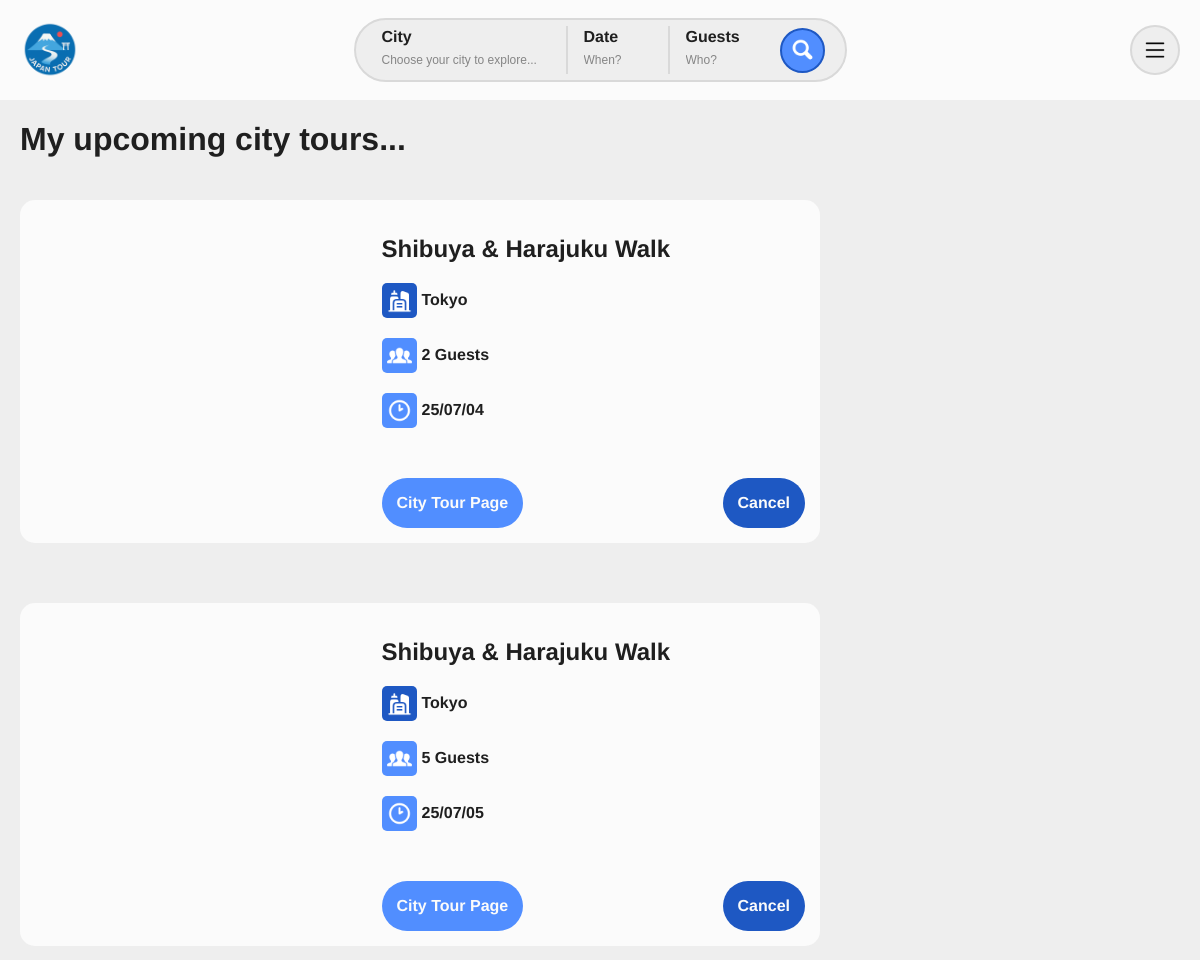
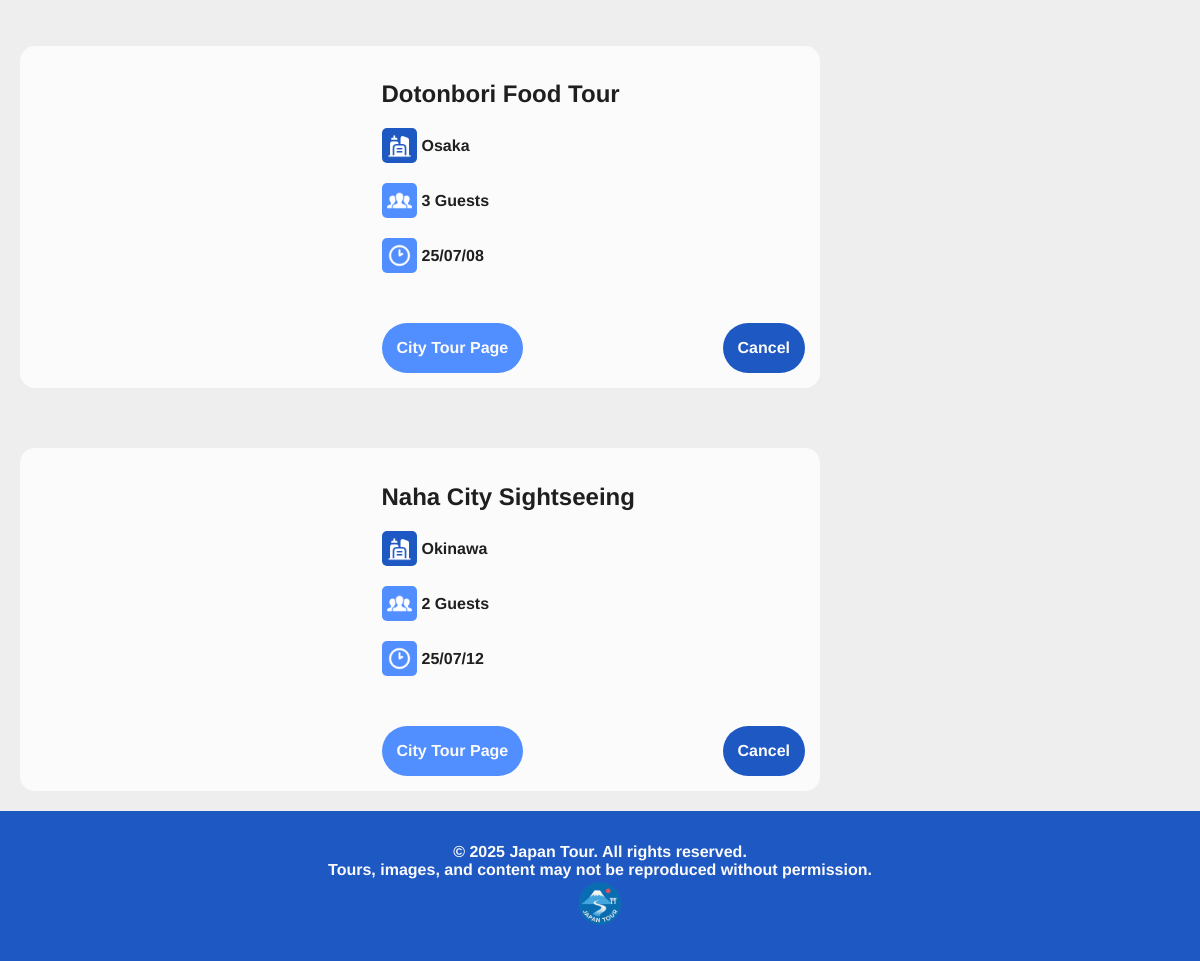
/reservations.php (signed in), run on the app's committed database (2 pictures, top to bottom).
### tables this page shows
CREATE TABLE `reservation` (
  `reservation_id` int(11) NOT NULL,
  `tour_id` int(11) DEFAULT NULL,
  `user_id` int(11) NOT NULL,
  `reservation_date` date DEFAULT NULL,
  `number_of_guests` int(11) DEFAULT NULL,
  `total_price_yen` int(11) DEFAULT NULL
);

CREATE TABLE `tour_list` (
  `tour_id` int(11) NOT NULL,
  `tour_name` varchar(100) DEFAULT NULL,
  `city` varchar(50) DEFAULT NULL,
  `price_yen` int(11) DEFAULT NULL,
  `available_seats` int(11) DEFAULT NULL,
  `description` varchar(1500) NOT NULL,
  `image_url` mediumtext NOT NULL
);

### reservations.php (the view, shortened to what this page needs)
<?php
require_once('database.php');
require('nav_bar.php');
$user_id = $_SESSION['user_id'];
$query = "
    SELECT r.*, t.tour_name AS tour_name, t.description, t.image_url, t.city
    FROM reservation r
    JOIN tour_list t ON r.tour_id = t.tour_id
    WHERE r.user_id = ?
    ORDER BY r.reservation_date ASC
";
$statement = $db->prepare($query);
$statement->execute([$user_id]);
$reservations = $statement->fetchAll(PDO::FETCH_ASSOC);
?>
<!DOCTYPE html>
<html>
    <head>
        <link rel="stylesheet" href="https://cdn.jsdelivr.net/npm/flatpickr/dist/flatpickr.min.css">
        <link rel="stylesheet" href="styles/overall.css">
        <link rel="stylesheet" href="styles/navbar.css">
        <link rel="stylesheet" href="styles/footer.css">
        <link rel="stylesheet" href="styles/reservations.css">
    </head>
    <body>
        <nav class="navbar">
            <a class="navbar-logo" href="index.php">
                <img src="icons/logo.png" alt="Logo de JapanTour">
            </a>
            <form class="navbar-search-bar" action="search.php" method="get">
                <div class="select-city">
                    <label for="city">City</label>
                    <select name="city" id="city">
                    <option value="" disabled <?= empty($city) ? 'selected' : '' ?> hidden>Choose your city to explore...</option>
                    </select>
                </div>
                <hr>
                <div class="select-date">
                    <label for="date">Date</label>
                    <input type="text" id="date" name="date" placeholder="When?">
                </div>
                <hr>
                <div class="select-guest">
                    <label for="guests">Guests</label>
                    <input type="number" name="guests" id="guests" min="1" placeholder="Who?">
                </div>
                <button type="submit"><img src="icons/magnifying-glass-svgrepo-com.png" alt="Search icon"></button>
            </form>
            <div class="user-options">
                <?php if(isset($_SESSION['user_id'])):?>
                    <div class="dropdown-menu">
                        <button id="dropdown-button"><img src="icons/menu.png" alt="Menu icon"></button>
                    </div>
                <?php endif; ?>
            </div>
        </nav>
        <main>
            <h1>
                <?php if (empty($reservations)): ?>
                    You have no upcoming reservations...
                <?php else: ?>
                    My upcoming city tours...
                <?php endif;?>
            </h1>
            <div class="cards">
                    <?php foreach ($reservations as $reservation): ?>
                        <div class="card">
                            <div class="image" style ="background-image: url('images/<?=$reservation['image_url']?>');"></div>
                                <div class="informations">
                                    <h2><?php echo $reservation['tour_name']?></h2>
                                    <div class="tour-city">
                                        <div class="city-icon"><img src="icons/city-svgrepo-com.png" alt="city icon"></div>
                                        <?php echo $reservation['city']?>
                                    </div>
                                    <div class="tour-guests">
                                        <div class="guests-icon"><img src="icons/people.png" alt="guests icon"></div>
                                        <?php echo (int)$reservation['number_of_guests']?> Guests
                                    </div>
                                    <div class="tour-date">
                                        <div class="date-icon"><img src="icons/clock.png" alt="clock icon"></div>
                                        <?php
                                            $date = new DateTime($reservation['reservation_date']);
                                            echo $date->format('y/m/d');
                                        ?>
                                    </div>
                                    <div class="links">
                                        <a href="tour.php?tour_id=<?= $reservation['tour_id'] ?>">
                                            <div class="tour-page">City Tour Page</div>
                                        </a>
                                        <a href="cancel_reservation.php?reservation_id=<?php echo $reservation['reservation_id'];?>"
                                        onclick = "return confirm('Are you sure you want to cancel this reservation ?');" >
                                            <div class="tour-cancel">Cancel</div>
                                        </a>
                                    </div>
                                </div>
                        </div>
                    <?php endforeach;?>
            </div>
        </main>
        <footer>
            © 2025 Japan Tour. All rights reserved.
            <br>
            Tours, images, and content may not be reproduced without permission.
            <img src="icons/logo.png">
        </footer>
    </body>
</html>

### styles/overall.css (style rules this page uses)
:root { --white: #FBFBFB; --soft-grey: #EEEEEE; --grey: #D9D9D9; --black: #1F1F1F; --blue-1: #CDDEFF; --blue-2: #91B7FF; --blue-3: #518EFF; --blue-4: #1E58C3; }
body { font-family: 'Arimo'; color: var(--black); background-color: var(--soft-grey); }
html, body { min-height: 100%; margin: 0; padding: 0; }

### styles/navbar.css (style rules this page uses)
.dropdown-menu { position: relative; display: inline-block; }
.navbar { height: 100px; width: 100%; display: grid; grid-template-columns: 1fr auto 1fr; align-items: center; background-color: var(--white); flex-shrink: 0; }
.navbar-logo { margin-left: 20px; height: 60px; width: 60px; }
.navbar-logo img { height: 100%; width: 100%; }
.navbar-search-bar { justify-self: center; display: flex; flex-direction: row; align-items: center; border-width: 2px; border-style: solid; border-color: var(--grey); background-color: var(--soft-grey); height: 60px; border-radius: 60px; padding-left: 10px; padding-right: 10px; }
.select-city { position: relative; width: 200px; }
.select-date, .select-guest { position: relative; width: 100px; }
.select-city select { width: 100%; height: 80px; padding-left: 16px; padding-top: 20px; font-size: 12px; color: var(--black); opacity: 0.5; border: 0px; -webkit-appearance: none; -moz-appearance: none; appearance: none; background: transparent; cursor: pointer; }
.navbar input { width: calc(100% - 16px); height: 60px; padding-left: 16px; padding-top: 20px; font-size: 12px; color: var(--black); opacity: 0.5; border: 0px; background: transparent; cursor: pointer; }
.navbar input::placeholder { color: var(--black); }
.select-city label, .select-date label, .select-guest label { position: absolute; top: 18px; left: 12px; color: var(--black); font-size: 16px; pointer-events: none; transition: 0.2s ease all; background: transparent; padding: 0 4px; font-weight: bold; }
input[type=number] { -moz-appearance: textfield; }
.navbar-search-bar button { height: 45px; width: 45px; margin: 10px; display: flex; justify-content: center; align-items: center; cursor: pointer; border-radius: 100%; border-width: 2px; border-color: var(--blue-4); border-style: solid; background-color: var(--blue-3); }
.navbar-search-bar button img { height: 25px; width: 25px; }
.navbar-search-bar hr { width: 2px; height: 80%; background-color: var(--grey); border: none; }
.user-options { display: flex; flex-direction: row; align-items: center; justify-content: end; }
.navbar a { color: var(--black); text-decoration: none; }
.dropdown-menu button { height: 50px; width: 50px; background-color: var(--soft-grey); border-width: 2px; border-style: solid; border-color: var(--grey); border-radius: 100%; display: flex; justify-content: center; align-items: center; cursor: pointer; margin-right: 20px; }
.dropdown-menu button img { height: 20px; width: 20px; }

### styles/footer.css (style rules this page uses)
body { display: flex; flex-direction: column; min-height: 100vh; }
main { flex: 1; }
footer { height: 150px; text-align: center; display: flex; align-items: center; justify-content: center; flex-direction: column; background-color: var(--blue-4); color: var(--white); font-size: 16px; font-weight: bold; }
footer img { width: 50px; height: 50px; }

### data on the page
reservation: tour.tour_name "Shibuya & Harajuku Walk", tour.city "Tokyo", number_of_guests "2", reservation_date "25/07/04"
reservation: tour.tour_name "Shibuya & Harajuku Walk", tour.city "Tokyo", number_of_guests "5", reservation_date "25/07/05"
reservation: tour.tour_name "Dotonbori Food Tour", tour.city "Osaka", number_of_guests "3", reservation_date "25/07/08"
reservation: tour.tour_name "Naha City Sightseeing", tour.city "Okinawa", number_of_guests "2", reservation_date "25/07/12"
